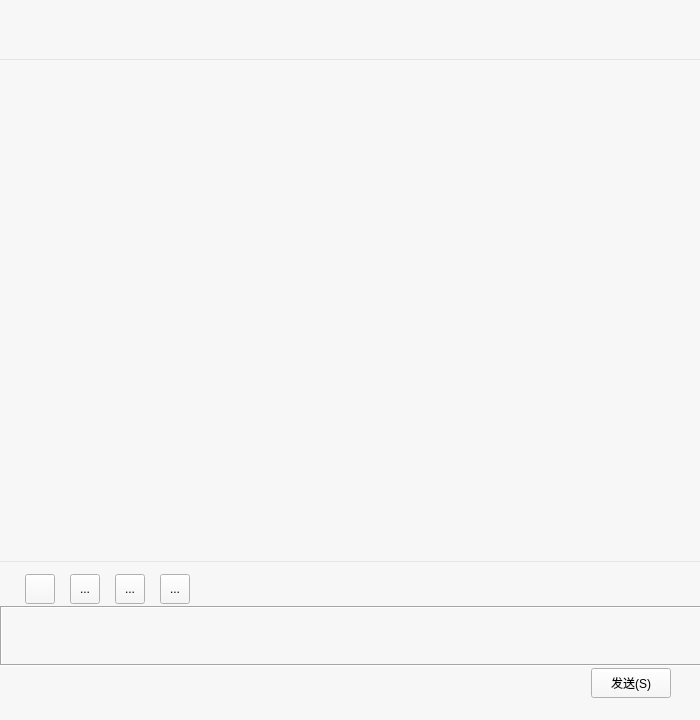
<?xml version="1.0" encoding="UTF-8"?>
<ui version="4.0">
 <class>Chatbox</class>
 <widget class="QWidget" name="Chatbox">
  <property name="geometry">
   <rect>
    <x>0</x>
    <y>0</y>
    <width>700</width>
    <height>720</height>
   </rect>
  </property>
  <property name="minimumSize">
   <size>
    <width>700</width>
    <height>720</height>
   </size>
  </property>
  <property name="windowTitle">
   <string>Form</string>
  </property>
  <widget class="QWidget" name="verticalLayoutWidget">
   <property name="geometry">
    <rect>
     <x>0</x>
     <y>0</y>
     <width>702</width>
     <height>727</height>
    </rect>
   </property>
   <layout class="QVBoxLayout" name="verticalLayout">
    <property name="spacing">
     <number>0</number>
    </property>
    <item>
     <widget class="QWidget" name="widget" native="true">
      <property name="minimumSize">
       <size>
        <width>700</width>
        <height>60</height>
       </size>
      </property>
      <property name="maximumSize">
       <size>
        <width>700</width>
        <height>60</height>
       </size>
      </property>
      <property name="styleSheet">
       <string notr="true">#widget {  
    background-color: #F7F7F7;
    border-bottom: 1px solid #e5e5e5;
}</string>
      </property>
      <widget class="QLabel" name="label">
       <property name="geometry">
        <rect>
         <x>30</x>
         <y>20</y>
         <width>300</width>
         <height>30</height>
        </rect>
       </property>
       <property name="styleSheet">
        <string notr="true"/>
       </property>
       <property name="text">
        <string/>
       </property>
      </widget>
     </widget>
    </item>
    <item>
     <widget class="QListWidget" name="listWidget">
      <property name="minimumSize">
       <size>
        <width>700</width>
        <height>500</height>
       </size>
      </property>
      <property name="maximumSize">
       <size>
        <width>700</width>
        <height>600</height>
       </size>
      </property>
      <property name="styleSheet">
       <string notr="true">background-color: #F7F7F7;
border-bottom: 1px solid #e5e5e5;</string>
      </property>
      <property name="frameShape">
       <enum>QFrame::Shape::NoFrame</enum>
      </property>
     </widget>
    </item>
    <item>
     <widget class="QWidget" name="widget_2" native="true">
      <property name="minimumSize">
       <size>
        <width>700</width>
        <height>165</height>
       </size>
      </property>
      <property name="maximumSize">
       <size>
        <width>700</width>
        <height>165</height>
       </size>
      </property>
      <property name="styleSheet">
       <string notr="true">background-color: #F7F7F7;</string>
      </property>
      <widget class="QWidget" name="verticalLayoutWidget_2">
       <property name="geometry">
        <rect>
         <x>0</x>
         <y>10</y>
         <width>721</width>
         <height>131</height>
        </rect>
       </property>
       <layout class="QVBoxLayout" name="verticalLayout_2">
        <property name="spacing">
         <number>0</number>
        </property>
        <property name="rightMargin">
         <number>0</number>
        </property>
        <property name="bottomMargin">
         <number>0</number>
        </property>
        <item>
         <layout class="QHBoxLayout" name="horizontalLayout">
          <property name="spacing">
           <number>15</number>
          </property>
          <property name="leftMargin">
           <number>25</number>
          </property>
          <item>
           <widget class="QToolButton" name="toolButton_4">
            <property name="minimumSize">
             <size>
              <width>30</width>
              <height>30</height>
             </size>
            </property>
            <property name="text">
             <string/>
            </property>
            <property name="icon">
             <iconset theme="applications-games"/>
            </property>
           </widget>
          </item>
          <item>
           <widget class="QToolButton" name="toolButton_2">
            <property name="minimumSize">
             <size>
              <width>30</width>
              <height>30</height>
             </size>
            </property>
            <property name="text">
             <string>...</string>
            </property>
            <property name="icon">
             <iconset theme="folder"/>
            </property>
           </widget>
          </item>
          <item>
           <widget class="QToolButton" name="toolButton_3">
            <property name="minimumSize">
             <size>
              <width>30</width>
              <height>30</height>
             </size>
            </property>
            <property name="text">
             <string>...</string>
            </property>
            <property name="icon">
             <iconset theme="applications-development"/>
            </property>
           </widget>
          </item>
          <item>
           <widget class="QToolButton" name="toolButton">
            <property name="minimumSize">
             <size>
              <width>30</width>
              <height>30</height>
             </size>
            </property>
            <property name="text">
             <string>...</string>
            </property>
            <property name="icon">
             <iconset theme="audio-input-microphone"/>
            </property>
           </widget>
          </item>
          <item>
           <spacer name="horizontalSpacer">
            <property name="orientation">
             <enum>Qt::Orientation::Horizontal</enum>
            </property>
            <property name="sizeHint" stdset="0">
             <size>
              <width>40</width>
              <height>20</height>
             </size>
            </property>
           </spacer>
          </item>
         </layout>
        </item>
        <item>
         <widget class="QTextEdit" name="textEdit">
          <property name="sizePolicy">
           <sizepolicy hsizetype="Expanding" vsizetype="Fixed">
            <horstretch>0</horstretch>
            <verstretch>0</verstretch>
           </sizepolicy>
          </property>
          <property name="minimumSize">
           <size>
            <width>700</width>
            <height>50</height>
           </size>
          </property>
          <property name="maximumSize">
           <size>
            <width>16777215</width>
            <height>60</height>
           </size>
          </property>
          <property name="frameShape">
           <enum>QFrame::Shape::Box</enum>
          </property>
         </widget>
        </item>
        <item>
         <layout class="QHBoxLayout" name="horizontalLayout_2">
          <property name="rightMargin">
           <number>50</number>
          </property>
          <item>
           <spacer name="horizontalSpacer_2">
            <property name="orientation">
             <enum>Qt::Orientation::Horizontal</enum>
            </property>
            <property name="sizeHint" stdset="0">
             <size>
              <width>40</width>
              <height>20</height>
             </size>
            </property>
           </spacer>
          </item>
          <item>
           <widget class="QPushButton" name="pushButton">
            <property name="sizePolicy">
             <sizepolicy hsizetype="Fixed" vsizetype="Fixed">
              <horstretch>0</horstretch>
              <verstretch>0</verstretch>
             </sizepolicy>
            </property>
            <property name="minimumSize">
             <size>
              <width>80</width>
              <height>30</height>
             </size>
            </property>
            <property name="maximumSize">
             <size>
              <width>100</width>
              <height>16777215</height>
             </size>
            </property>
            <property name="text">
             <string>发送(S)</string>
            </property>
           </widget>
          </item>
         </layout>
        </item>
       </layout>
      </widget>
     </widget>
    </item>
   </layout>
  </widget>
 </widget>
 <resources/>
 <connections/>
</ui>
